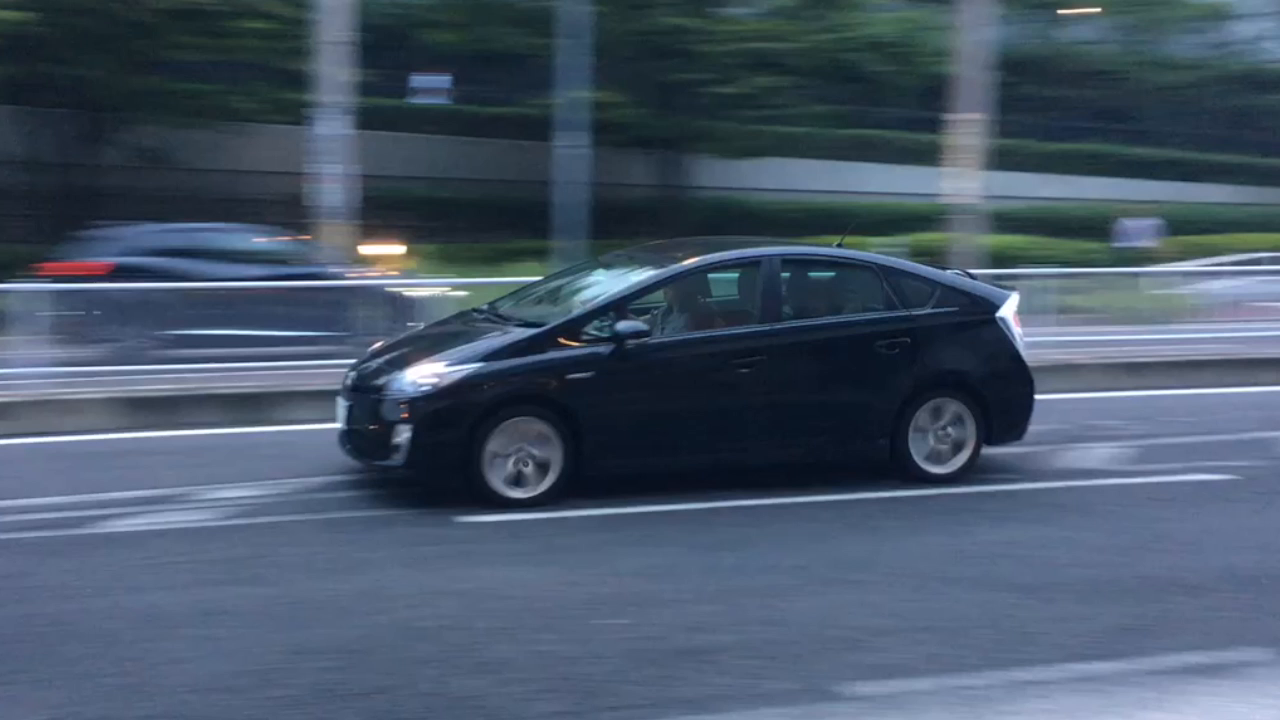
#> input picture frame 0 of car2.mp4, 1280 x 720 px, given in place of chaplin_kcf.m4v, which was not available
$ python video2image.py
#> lines starting #> are read from the running program, lines starting #| are printed output that depends on the picture; after the words box and inside, x2 and y2 are one past the last pixel; in counts of white or black regions, pixels touching at a corner belong together; pictures that were not available may be replaced by others from this repository, and a replacement may not be noted
import cv2

input_file="./chaplin_kcf.m4v"
cap = cv2.VideoCapture(input_file)

def getFrame(cap, sec, count):
    # cv2.CAP_PROP_POS_MSEC : フィルム中の現在位置ミリ秒
#> called with sec = 0, count = 1
    cap.set(cv2.CAP_PROP_POS_MSEC, sec * 1000)
    ret, frame = cap.read()
#> frame is the input picture: shape (720, 1280, 3); mean B, G, R 104.9, 86.2, 70.8

    if ret:
        # Display frame number on frame
        cv2.putText(frame, "Frame No. "+str(int(count)), (100, 80), cv2.FONT_HERSHEY_SIMPLEX, 0.75, (0,0,255), 2)
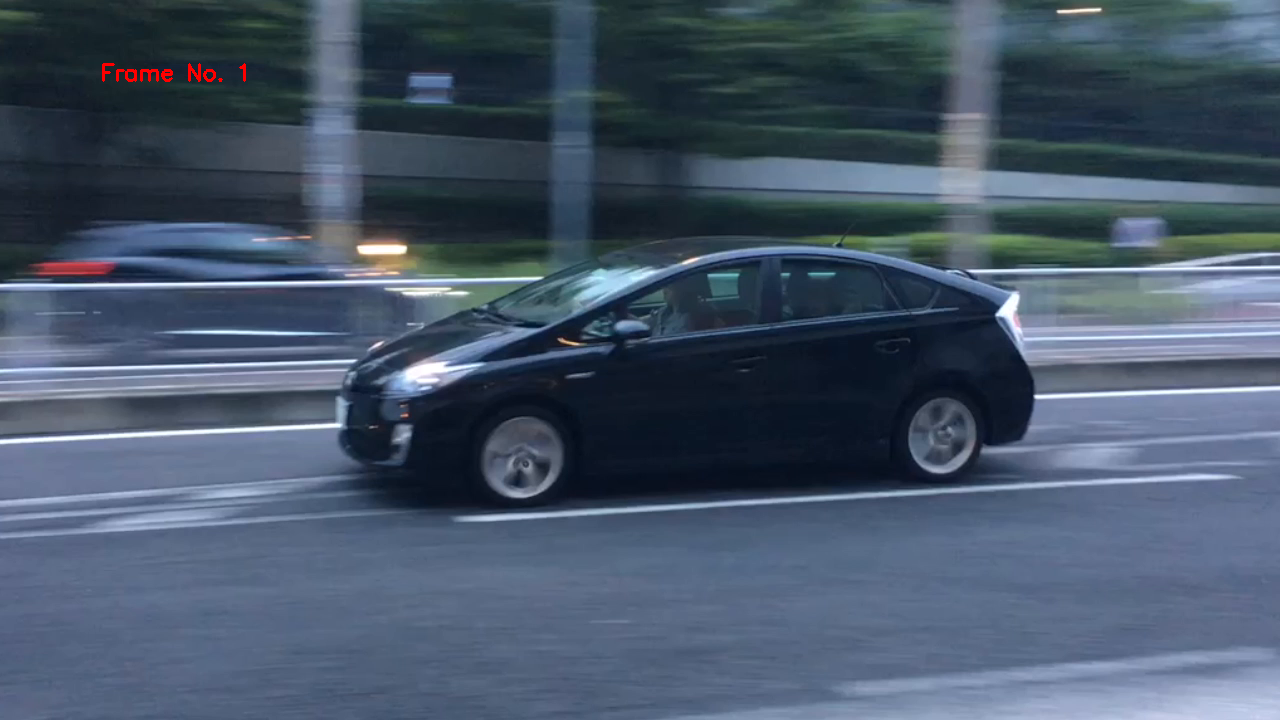
#> frame: shape (720, 1280, 3); 0.09% of pixels changed, all inside (x1, y1, x2, y2) = (102, 63, 246, 82)
        # Save frame as JPG file
        cv2.imwrite("./chaplin_kcf/chaplin_kcf"+str(count)+".jpg", frame)     # save frame as JPG file

    return ret

sec = 0
frameRate = 0.5 #//it will capture image in each 0.5 second
count = 1
success = getFrame(cap, sec, count)
#> success = True

while success:
    count = count + 1
    sec = sec + frameRate
    sec = round(sec, 2)
    success = getFrame(cap, sec, count)
#> this loop made 3 passes
#> (sec, success) on passes 1 to 3: (0.5, True), (1, True), (1.5, False)
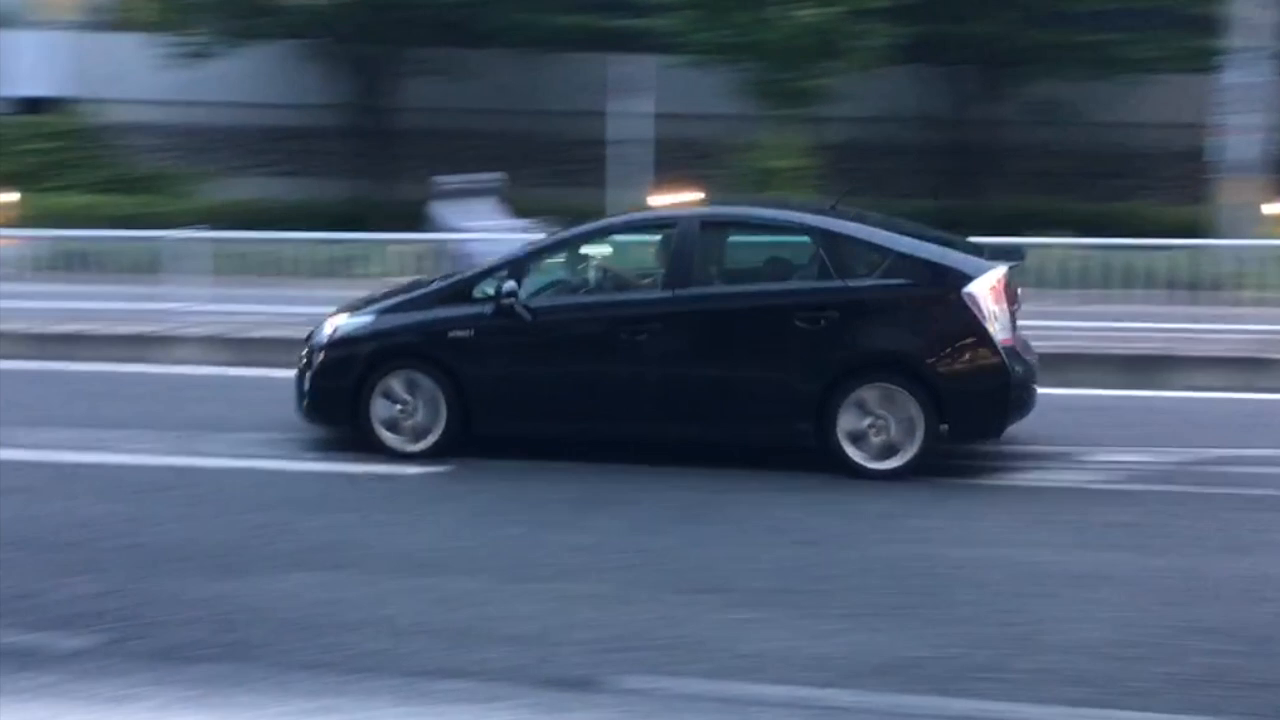
#> input picture frame 15 of car2.mp4, 1280 x 720 px, given in place of chaplin_kcf.m4v, which was not available
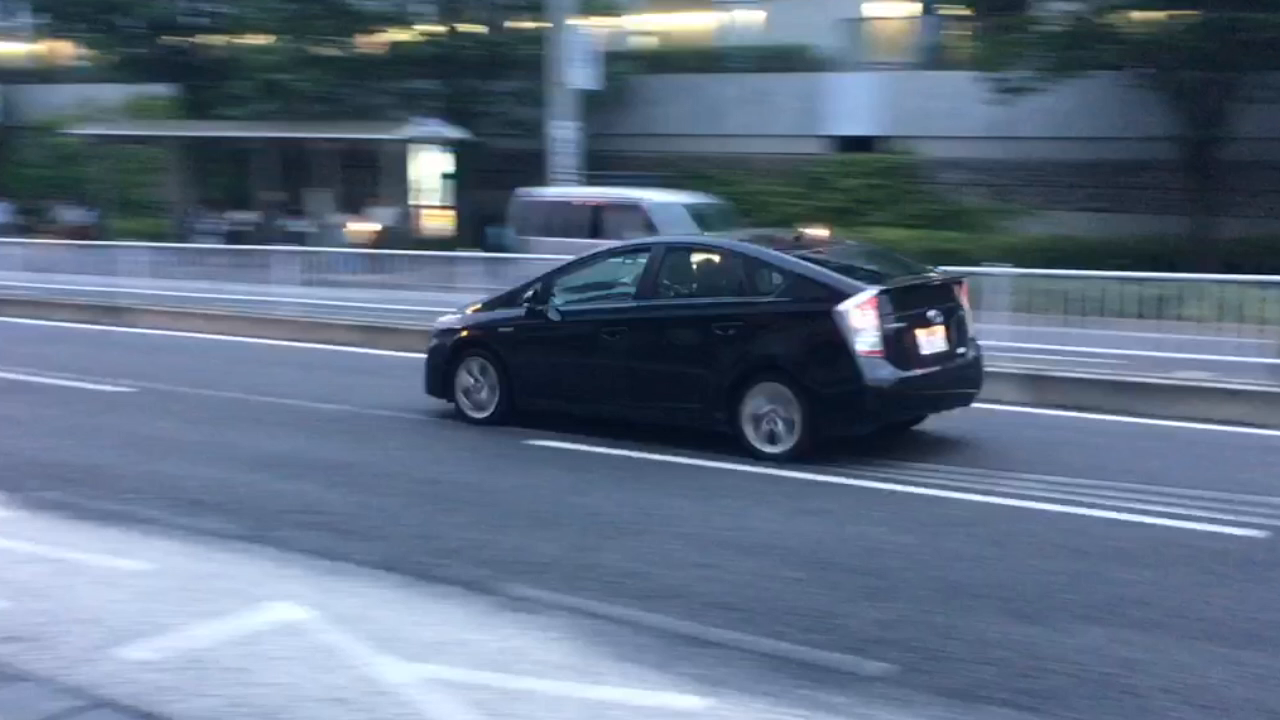
#> input picture frame 30 of car2.mp4, 1280 x 720 px, given in place of chaplin_kcf.m4v, which was not available
#> pass 2, in getFrame (call 3), `cv2.imwrite("./chaplin_kcf/chaplin_kcf"+str(count)+".jpg", frame)`:
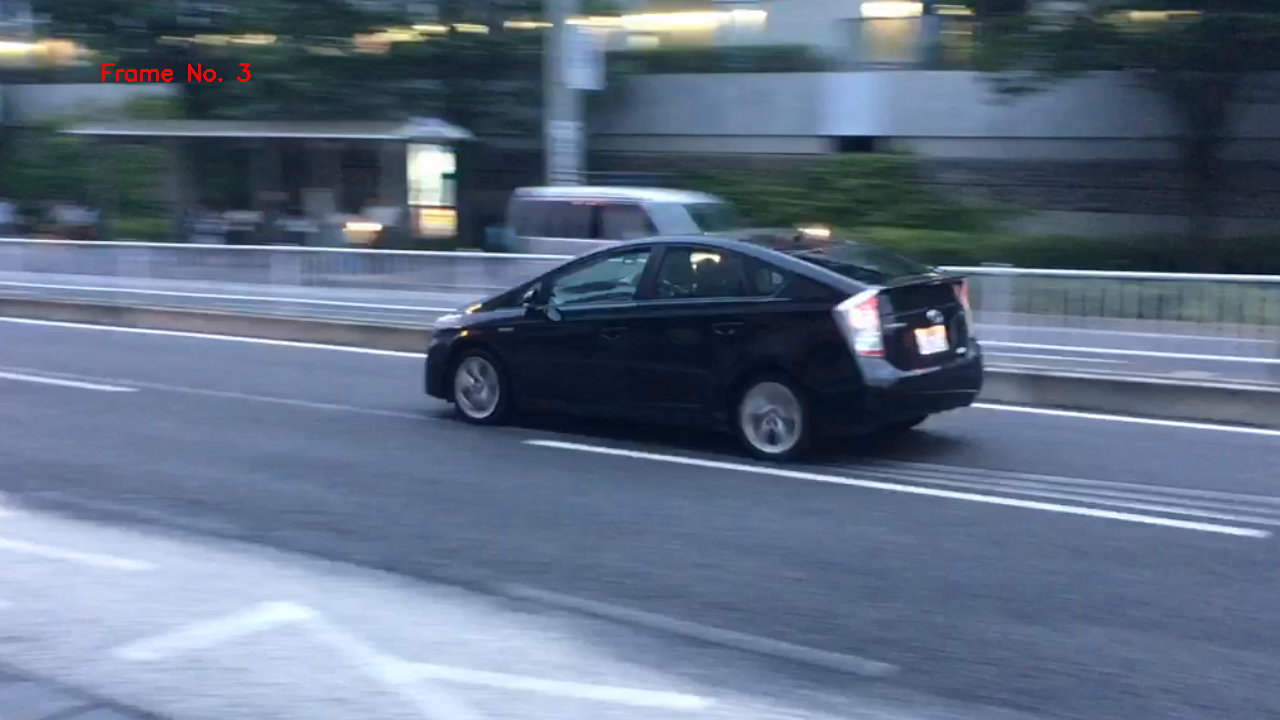
#> saved as chaplin_kcf3.jpg: shape (720, 1280, 3); mean B, G, R 130.5, 109.6, 94
#> after the loop, count = 4; sec = 1.5

$ run again, starting later in the video
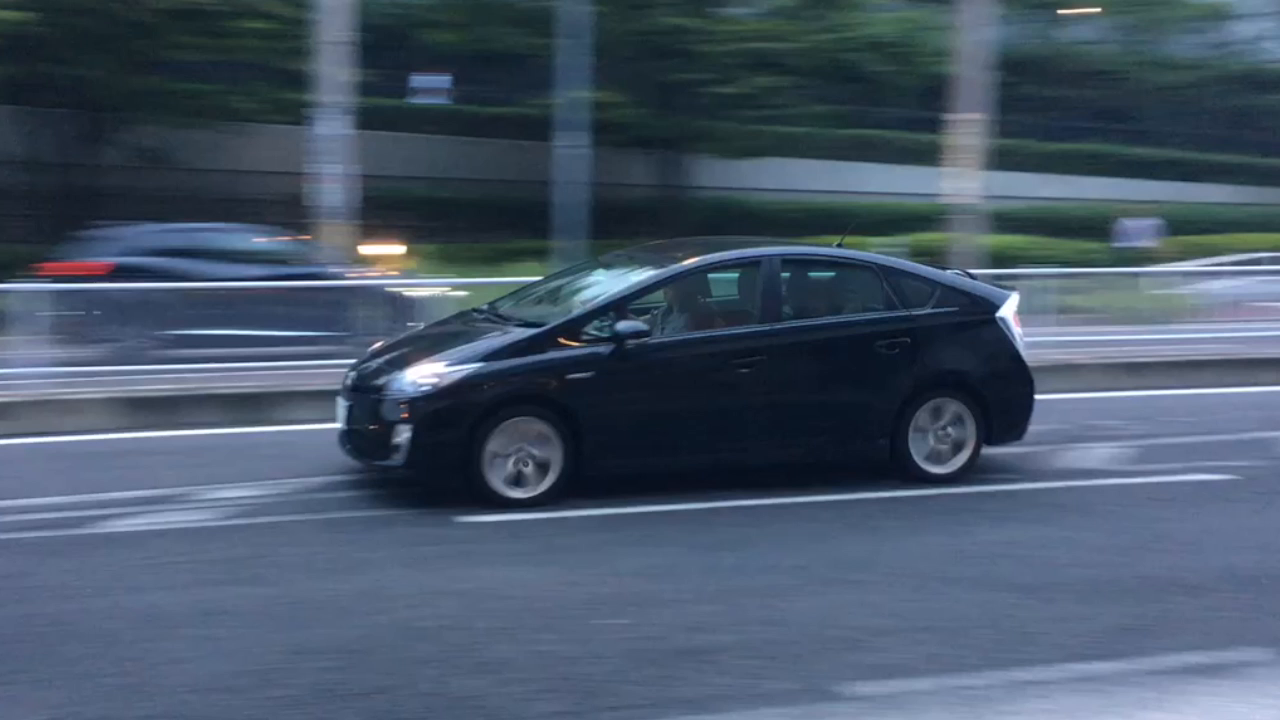
#> input picture frame 0 of car2.mp4, 1280 x 720 px, given in place of chaplin_kcf.m4v, which was not available
#> in getFrame, frame is the input picture: shape (720, 1280, 3); mean B, G, R 104.9, 86.2, 70.8
#> frame: shape (720, 1280, 3); 0.09% of pixels changed, all inside (x1, y1, x2, y2) = (102, 63, 246, 82)
#> `success = getFrame(cap, sec, count)`: success = True
#> the loop `while success:` made 3 passes
#> (sec, success) on passes 1 to 3: (0.5, True), (1, True), (1.5, False)
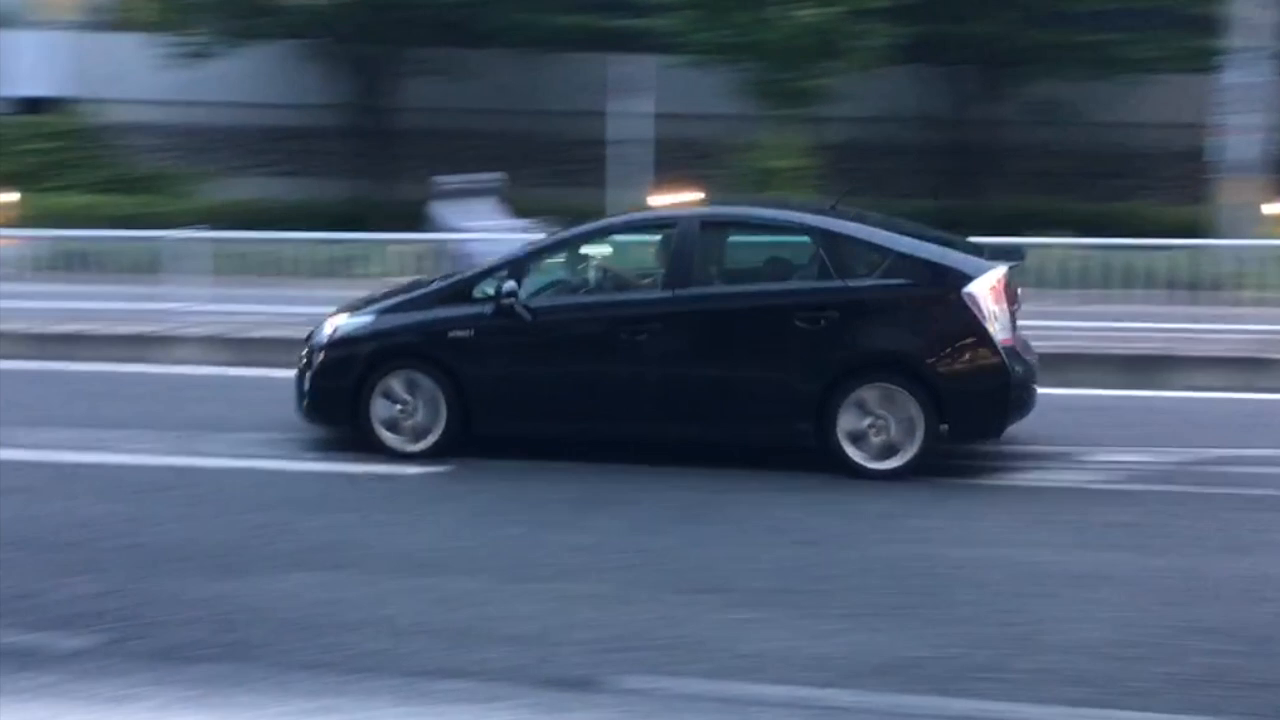
#> input picture frame 15 of car2.mp4, 1280 x 720 px, given in place of chaplin_kcf.m4v, which was not available
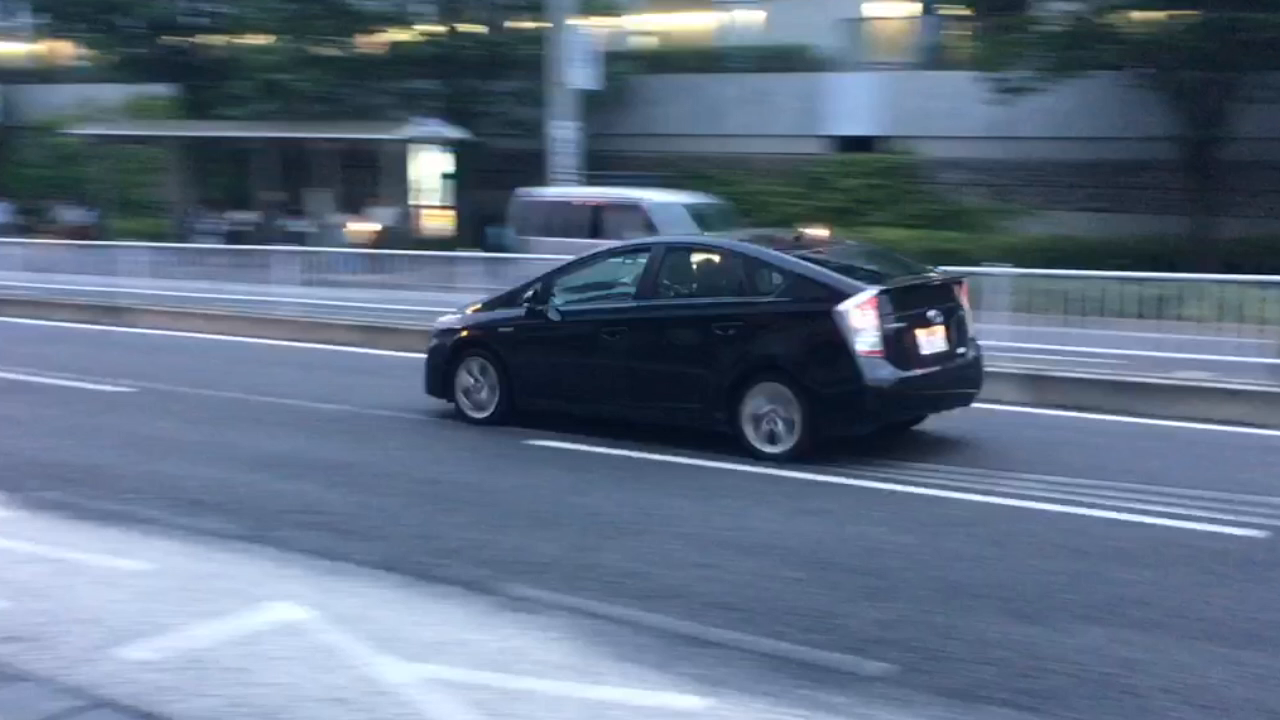
#> input picture frame 30 of car2.mp4, 1280 x 720 px, given in place of chaplin_kcf.m4v, which was not available
#> after the loop `while success:`: count = 4; sec = 1.5

$ run again, starting later in the video
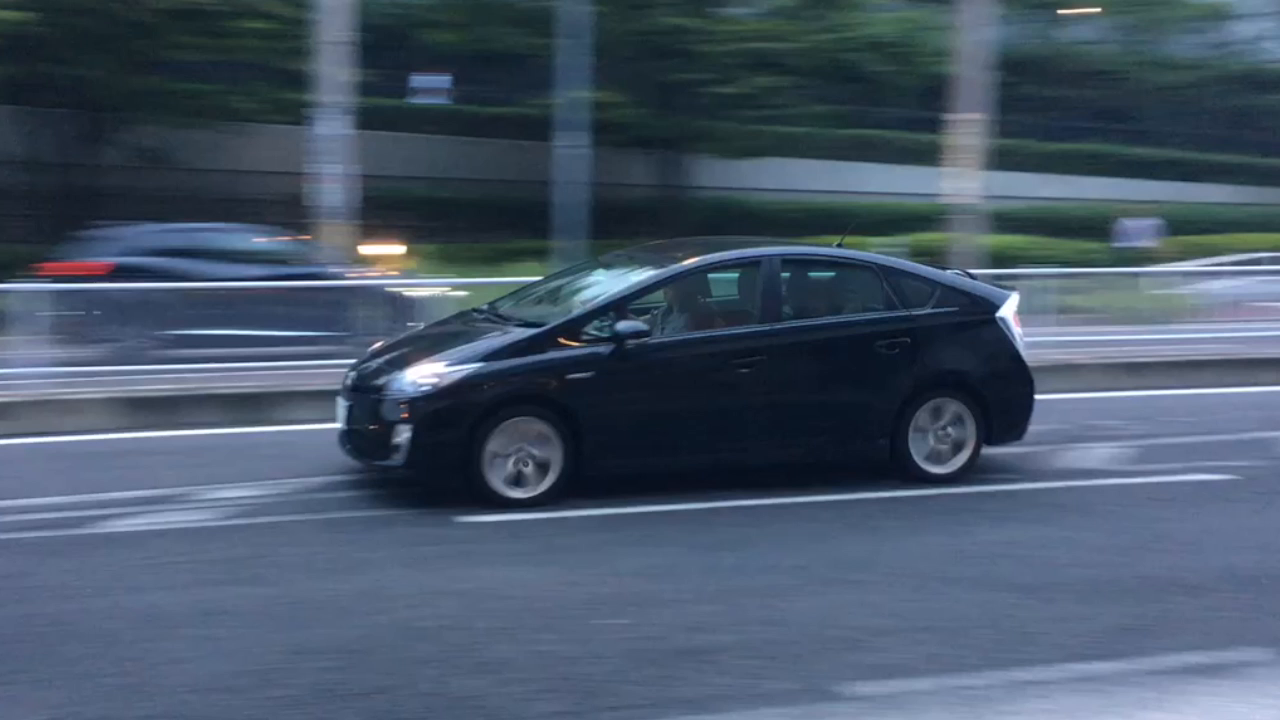
#> input picture frame 0 of car2.mp4, 1280 x 720 px, given in place of chaplin_kcf.m4v, which was not available
#> in getFrame, frame is the input picture: shape (720, 1280, 3); mean B, G, R 104.9, 86.2, 70.8
#> frame: shape (720, 1280, 3); 0.09% of pixels changed, all inside (x1, y1, x2, y2) = (102, 63, 246, 82)
#> `success = getFrame(cap, sec, count)`: success = True
#> the loop `while success:` made 3 passes
#> (sec, success) on passes 1 to 3: (0.5, True), (1, True), (1.5, False)
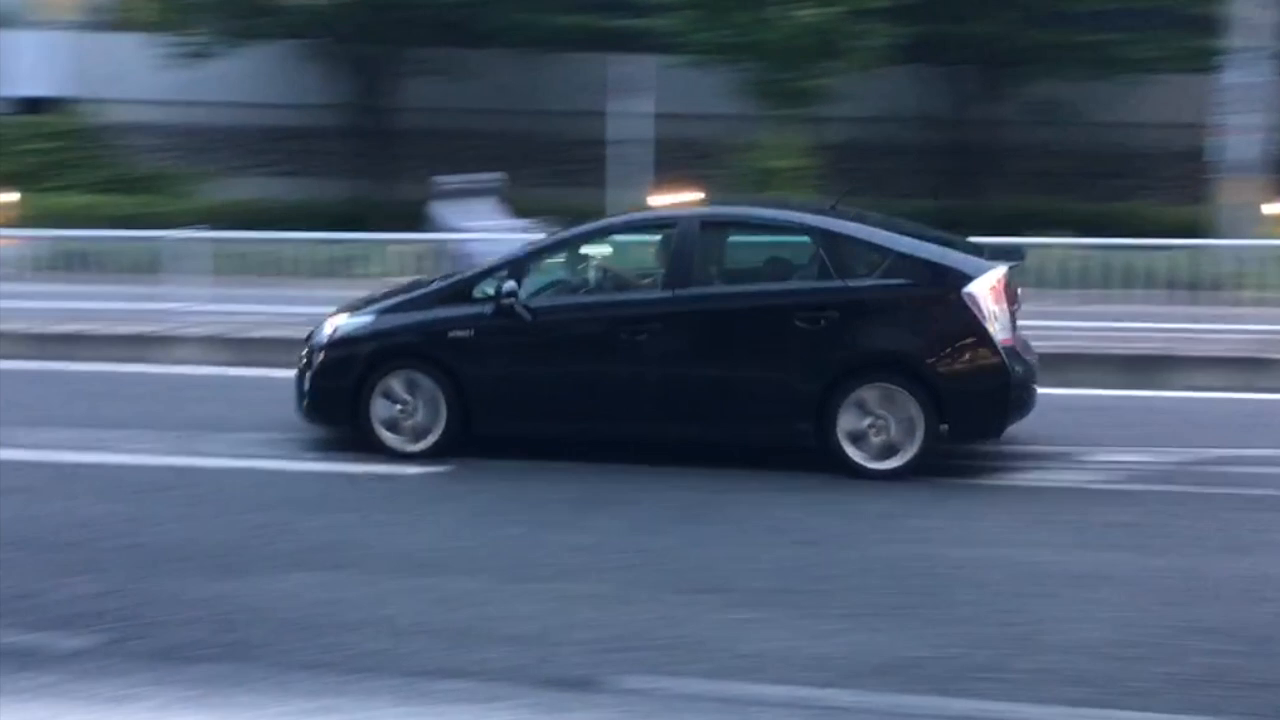
#> input picture frame 15 of car2.mp4, 1280 x 720 px, given in place of chaplin_kcf.m4v, which was not available
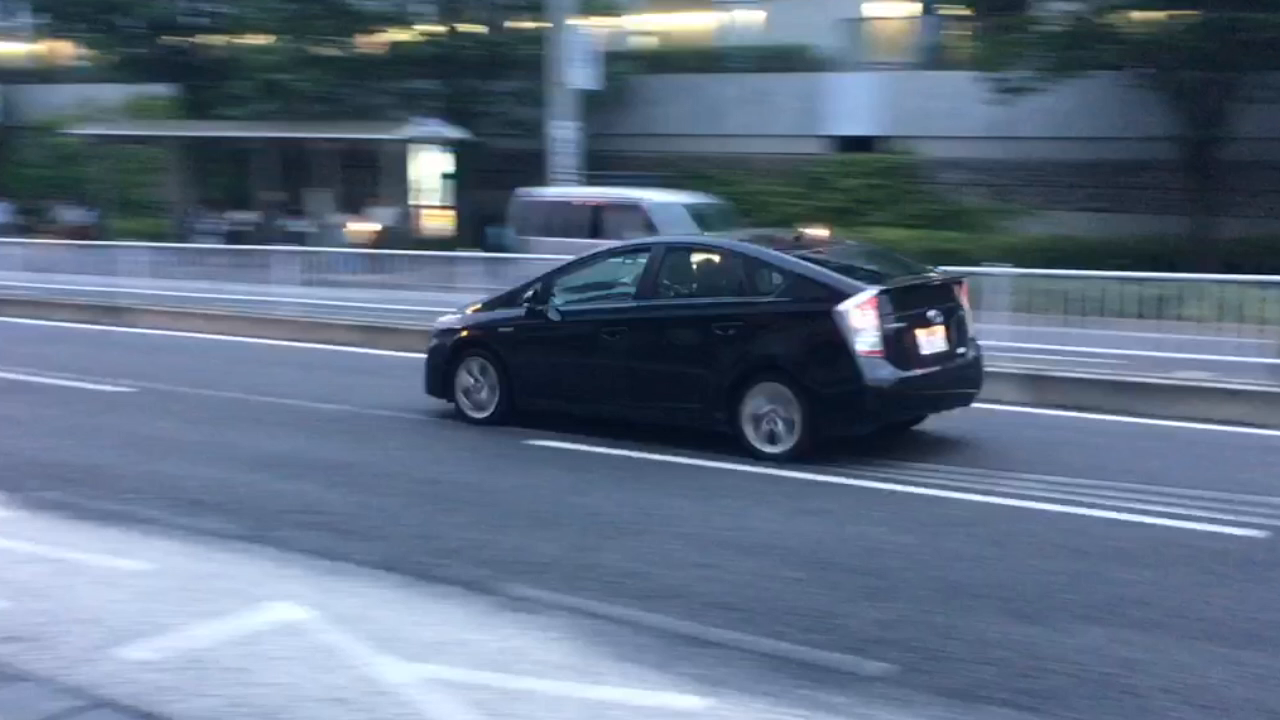
#> input picture frame 30 of car2.mp4, 1280 x 720 px, given in place of chaplin_kcf.m4v, which was not available
#> after the loop `while success:`: count = 4; sec = 1.5
